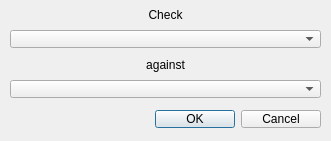
<?xml version="1.0" encoding="UTF-8"?>
<ui version="4.0">
 <class>CQDlgEntityVsEntitySelection</class>
 <widget class="QDialog" name="CQDlgEntityVsEntitySelection">
  <property name="geometry">
   <rect>
    <x>0</x>
    <y>0</y>
    <width>331</width>
    <height>141</height>
   </rect>
  </property>
  <property name="windowTitle">
   <string>Collision Object, Selection of Entities</string>
  </property>
  <widget class="QDialogButtonBox" name="qqOkCancel">
   <property name="geometry">
    <rect>
     <x>10</x>
     <y>110</y>
     <width>311</width>
     <height>18</height>
    </rect>
   </property>
   <property name="standardButtons">
    <set>QDialogButtonBox::Cancel|QDialogButtonBox::Ok</set>
   </property>
  </widget>
  <widget class="QLabel" name="label_2">
   <property name="geometry">
    <rect>
     <x>10</x>
     <y>5</y>
     <width>311</width>
     <height>20</height>
    </rect>
   </property>
   <property name="text">
    <string>Check</string>
   </property>
   <property name="alignment">
    <set>Qt::AlignCenter</set>
   </property>
  </widget>
  <widget class="QLabel" name="label_3">
   <property name="geometry">
    <rect>
     <x>10</x>
     <y>55</y>
     <width>311</width>
     <height>20</height>
    </rect>
   </property>
   <property name="text">
    <string>against</string>
   </property>
   <property name="alignment">
    <set>Qt::AlignCenter</set>
   </property>
  </widget>
  <widget class="QComboBox" name="qqEntity1">
   <property name="geometry">
    <rect>
     <x>10</x>
     <y>30</y>
     <width>311</width>
     <height>18</height>
    </rect>
   </property>
   <property name="maxVisibleItems">
    <number>50</number>
   </property>
  </widget>
  <widget class="QComboBox" name="qqEntity2">
   <property name="geometry">
    <rect>
     <x>10</x>
     <y>80</y>
     <width>311</width>
     <height>18</height>
    </rect>
   </property>
   <property name="maxVisibleItems">
    <number>50</number>
   </property>
  </widget>
 </widget>
 <tabstops>
  <tabstop>qqEntity1</tabstop>
  <tabstop>qqEntity2</tabstop>
  <tabstop>qqOkCancel</tabstop>
 </tabstops>
 <resources/>
 <connections/>
</ui>
